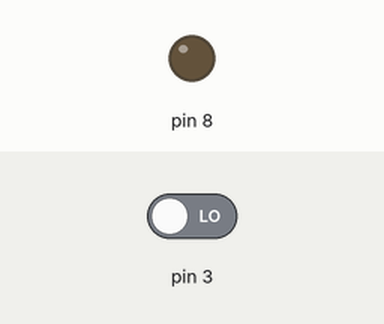
A sketch run on a simulated Arduino Uno, built with avr-gcc and run on an emulated ATmega328P. Parts: output pins drawn as LEDs (lit = HIGH). The inputs (shaded band) are chosen by the test bench; at power-on: pin 3 LOW.

Above: at 1.2 s.
1.3 s: pin 3 driven HIGH
At 2.5 s:
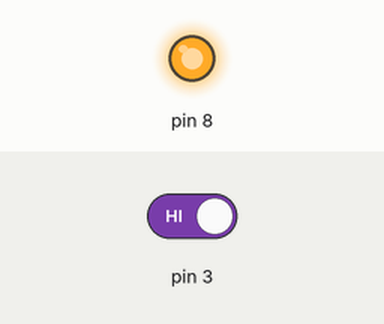
2.8 s: pin 3 driven LOW
At 3.7 s:
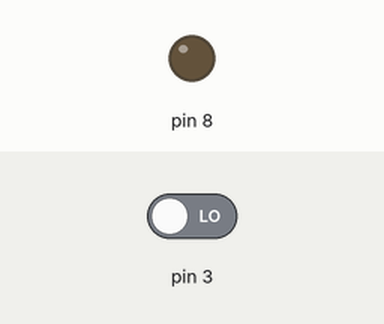
Timing chart, 0 to 5.8 s (numbered marks = the images above; inputs shaded):
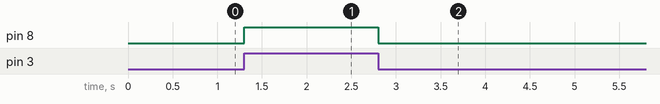

Measured:
- after the input at 1.3 s, pin 8: LOW → HIGH at once
- after the input at 2.8 s, pin 8: HIGH → LOW at once

The sketch:

vibration-motor.ino
```cpp
void setup() {
 pinMode(8,OUTPUT);
 pinMode(3,INPUT);
}
void loop(){
 digitalWrite(8,digitalRead(3));
}
```
